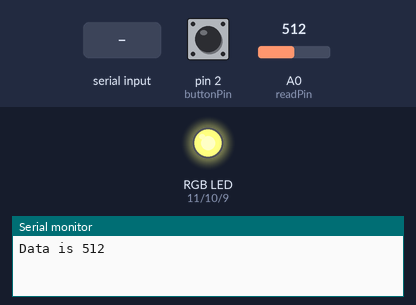
This sketch was run on a simulated Arduino Uno, built with avr-gcc and run on an emulated ATmega328P. Shown: an RGB LED mixed from three pins (HIGH = lit), the last lines printed to the serial monitor. The inputs (shaded band) are chosen by the test bench; at power-on: A0 (readPin) = 512, pin 2 (buttonPin) LOW.

Above: at 1.2 s.
1.3 s: A0 (readPin) set to 306
At 2.5 s:
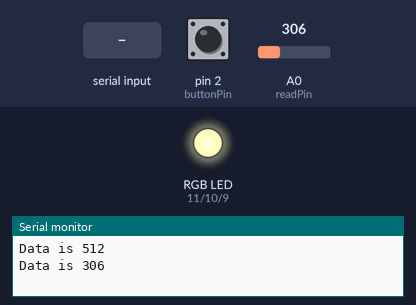
2.8 s: pin 2 (buttonPin) pulled HIGH for 0.15 s
At 2.87 s:
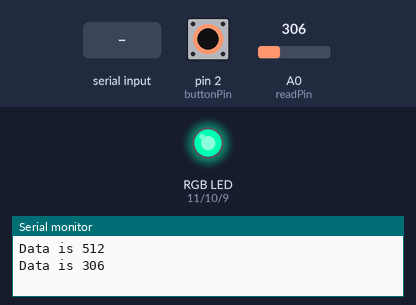
4.4 s: "1" received over Serial
At 5.1 s:
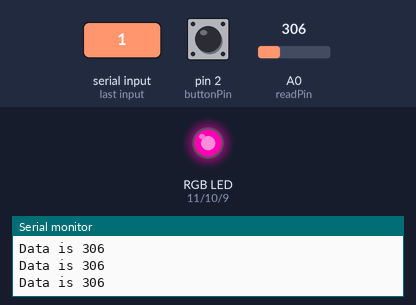
5.9 s: A0 (readPin) set to 122
At 6.2 s:
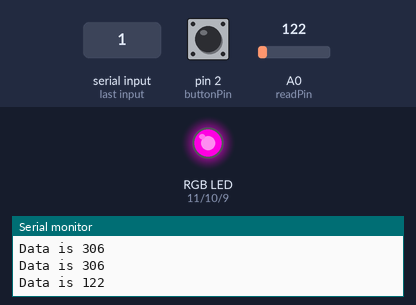
7.4 s: "0" received over Serial
At 8.5 s:
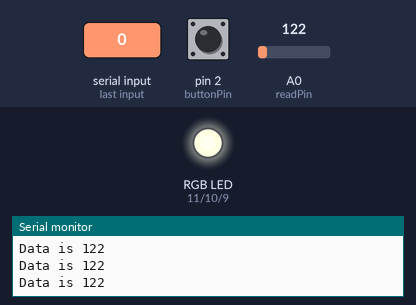
8.9 s: pin 2 (buttonPin) pulled HIGH for 1 s
At 9.6 s:
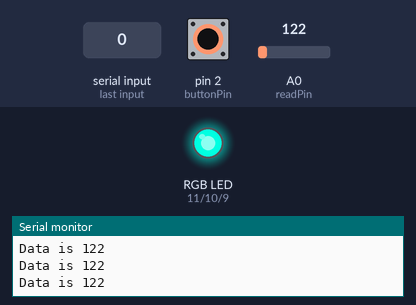
Timing chart, 0 to 11.9 s (numbered marks = the images above; inputs shaded):
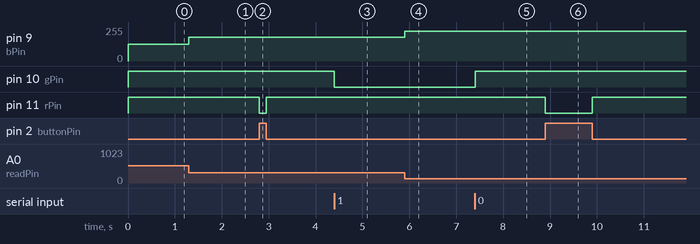

The sketch:

Task1-2.ino
```cpp
const int rPin = 11, gPin = 10, bPin = 9;
const int readPin = A0;
const int buttonPin = 2;
bool state = false;
unsigned long lastPrint = 0;

void setup() {
  Serial.begin(9600);
  pinMode(rPin, OUTPUT);
  pinMode(gPin, OUTPUT);
  pinMode(bPin, OUTPUT);
  pinMode(readPin, INPUT);
  pinMode(buttonPin, INPUT);
}

void loop() {
  int light, buttonState;
  buttonState = digitalRead(buttonPin);
  light = analogRead (readPin);
  if(Serial.available() > 0){
    char c = Serial.read();
    switch (c) {
      case '1':
        state = true;
        break;
      case '0':
        state = false;
         break;
       default:
          break;
    }
  }
  analogWrite(gPin, state ? 0 : 255);
  analogWrite(rPin, buttonState == 1 ? 0 : 255);
  analogWrite (bPin, 255 - light / 4);
  if(millis() - lastPrint >= 1000){
    Serial.print("Data is ");
    Serial.println(light);
    lastPrint += 1000;
  }
}
```

Measured:
- after the input at 1.3 s, pin 9 (bPin): 127/255 → 179/255 at once
- after the input at 2.8 s, pin 11 (rPin): HIGH → LOW at once, → HIGH 0.15 s later
- after the input at 4.4 s, pin 10 (gPin): HIGH → LOW at once
- after the input at 5.9 s, pin 9 (bPin): 179/255 → 225/255 at once
- after the input at 7.4 s, pin 10 (gPin): LOW → HIGH at once
- after the input at 8.9 s, pin 11 (rPin): HIGH → LOW at once, → HIGH 1.0 s later
